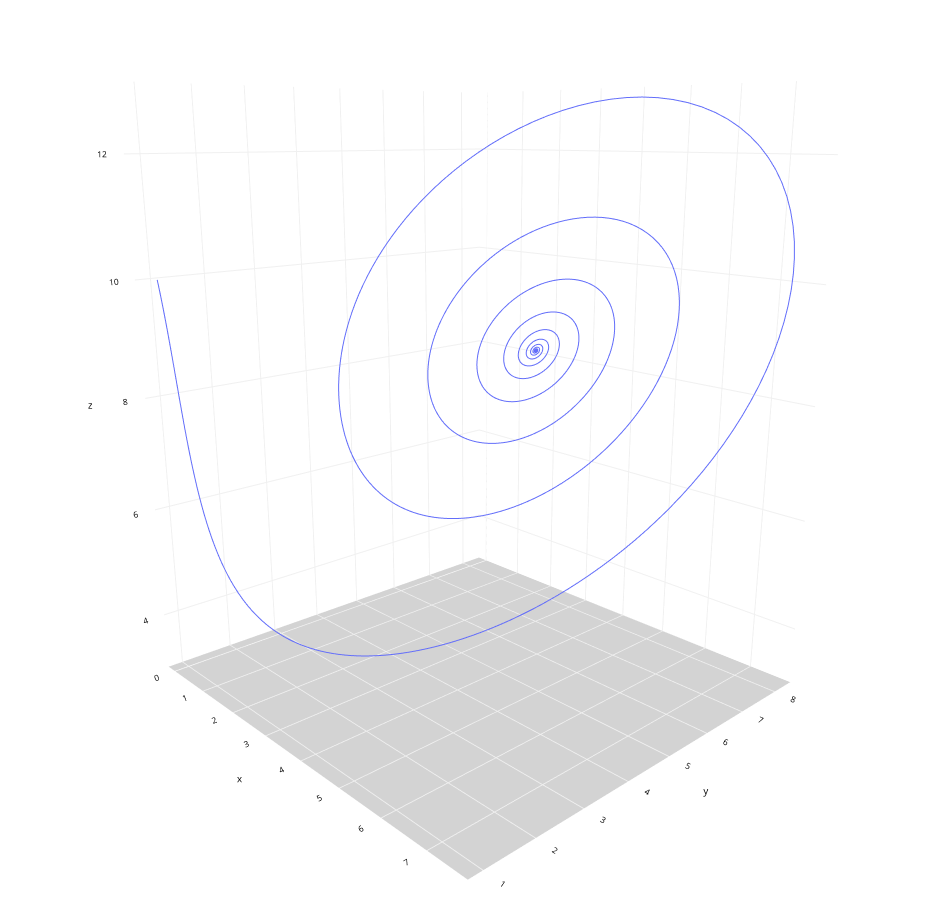

The notebook cell saved with this chart:
### Markdown cell above
# RK4 Method

### Code cell
import numpy as np

#initial values
x0, y0, z0  = 0, 1, 10 
#parameters
rho, sigma, beta = 10, 10, 8/3
#initial time
t0 = 0      
#ending time
tf = 100   
#time step
dt = 0.008 # ... passo
t = np.arange(t0, tf + dt, dt)
n = len(t)

def Lorenz_D(t, r,rho=28,beta=8/3,sigma=10): 
    x, y, z = r
    return np.array([sigma*(y - x),  
                     rho*x - y - x*z, 
                     x*y - beta*z])   

def RK4(t, r, f, dt,rho=rho,beta=beta,sigma=sigma):
    k1 = dt*f(t=t,r= r,rho=rho,beta=beta,sigma=sigma)
    k2 = dt*f(t=t + dt/2,r= r + k1/2,rho=rho,beta=beta,sigma=sigma)
    k3 = dt*f(t=t + dt/2, r=r + k2/2,rho=rho,beta=beta,sigma=sigma)
    k4 = dt*f(t=t + dt,r= r + k3,rho=rho,beta=beta,sigma=sigma)
    return r + (k1 + 2*k2 + 2*k3 + k4)/6

result_rk4 = np.zeros((n, 3))
result_rk4[0]= [x0,y0,z0]

for i in range(n - 1):
    result_rk4[i + 1] = RK4(t[i], [result_rk4[i,0], result_rk4[i,1], result_rk4[i,2]], Lorenz_D, dt,rho=rho,beta=beta,sigma=sigma)

### Figure 1 — Plotly figure (JSON) as saved in the notebook; plotly's stock layout.template omitted (floating-point values rounded to 4 significant figures; data arrays with more than 128 entries replaced by an {"elided": "..."} marker saying what was removed)
{"data": [{"hovertemplate": "x=%{x}<br>y=%{y}<br>z=%{z}<extra></extra>", "legendgroup": "", "line": {"color": "#636efa", "dash": "solid"}, "marker": {"symbol": "circle"}, "mode": "lines", "name": "", "scene": "scene", "showlegend": false, "type": "scatter3d", "x": {"elided": "12501 float values"}, "y": {"elided": "12501 float values"}, "z": {"elided": "12501 float values"}}], "layout": {"height": 900, "legend": {"tracegroupgap": 0}, "margin": {"b": 0, "l": 0, "r": 0, "t": 0}, "scene": {"camera": {"center": {"x": 0, "y": 0, "z": -0.1}, "eye": {"x": 1.5, "y": -1.4, "z": 0.5}, "up": {"x": 0, "y": 0, "z": 1}}, "domain": {"x": [0, 1], "y": [0, 1]}, "xaxis": {"backgroundcolor": "white", "color": "black", "gridcolor": "#f0f0f0", "tickfont": {"size": 10}, "title": {"font": {"size": 10}, "text": "x"}}, "yaxis": {"backgroundcolor": "white", "color": "black", "gridcolor": "#f0f0f0", "tickfont": {"size": 10}, "title": {"font": {"size": 10}, "text": "y"}}, "zaxis": {"backgroundcolor": "lightgrey", "color": "black", "gridcolor": "#f0f0f0", "tickfont": {"size": 10}, "title": {"font": {"size": 10}, "text": "z"}}}, "title": {"text": "Lorenz"}, "width": 950}}
